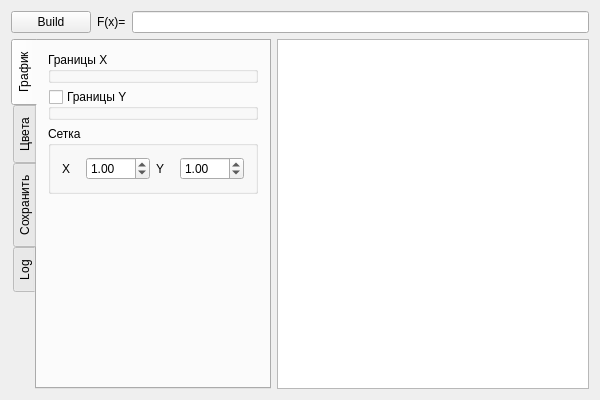
<?xml version="1.0" encoding="UTF-8"?>
<ui version="4.0">
 <class>QtGraph</class>
 <widget class="QWidget" name="QtGraph">
  <property name="geometry">
   <rect>
    <x>0</x>
    <y>0</y>
    <width>600</width>
    <height>400</height>
   </rect>
  </property>
  <property name="windowTitle">
   <string>QtGraph</string>
  </property>
  <layout class="QVBoxLayout" name="verticalLayout">
   <item>
    <layout class="QHBoxLayout" name="horizontalLayout">
     <item>
      <widget class="QPushButton" name="pbBuild">
       <property name="text">
        <string>Build</string>
       </property>
      </widget>
     </item>
     <item>
      <widget class="QLabel" name="labelFunc">
       <property name="text">
        <string>F(x)=</string>
       </property>
      </widget>
     </item>
     <item>
      <widget class="QLineEdit" name="edFunc"/>
     </item>
    </layout>
   </item>
   <item>
    <layout class="QHBoxLayout" name="horizontalLayout_2">
     <item>
      <widget class="QTabWidget" name="tabView">
       <property name="maximumSize">
        <size>
         <width>260</width>
         <height>16777215</height>
        </size>
       </property>
       <property name="tabPosition">
        <enum>QTabWidget::West</enum>
       </property>
       <property name="tabShape">
        <enum>QTabWidget::Rounded</enum>
       </property>
       <property name="currentIndex">
        <number>0</number>
       </property>
       <widget class="QWidget" name="tabPlotConf">
        <attribute name="title">
         <string>График</string>
        </attribute>
        <layout class="QVBoxLayout" name="verticalLayout_3">
         <item>
          <widget class="LimitsGroupBox" name="limitsX">
           <property name="title">
            <string>Границы X</string>
           </property>
          </widget>
         </item>
         <item>
          <widget class="LimitsGroupBox" name="limitsY">
           <property name="title">
            <string>Границы Y</string>
           </property>
           <property name="checkable">
            <bool>true</bool>
           </property>
           <property name="checked">
            <bool>false</bool>
           </property>
          </widget>
         </item>
         <item>
          <widget class="QGroupBox" name="gbGrid">
           <property name="title">
            <string>Сетка</string>
           </property>
           <layout class="QHBoxLayout" name="horizontalLayout_3">
            <item>
             <widget class="QLabel" name="lbGridX">
              <property name="text">
               <string>X</string>
              </property>
             </widget>
            </item>
            <item>
             <widget class="QDoubleSpinBox" name="sbGridX">
              <property name="correctionMode">
               <enum>QAbstractSpinBox::CorrectToNearestValue</enum>
              </property>
              <property name="minimum">
               <double>0.100000000000000</double>
              </property>
              <property name="maximum">
               <double>100.000000000000000</double>
              </property>
              <property name="value">
               <double>1.000000000000000</double>
              </property>
             </widget>
            </item>
            <item>
             <widget class="QLabel" name="lbGridY">
              <property name="text">
               <string>Y</string>
              </property>
             </widget>
            </item>
            <item>
             <widget class="QDoubleSpinBox" name="sbGridY">
              <property name="minimum">
               <double>0.100000000000000</double>
              </property>
              <property name="maximum">
               <double>100.000000000000000</double>
              </property>
              <property name="value">
               <double>1.000000000000000</double>
              </property>
             </widget>
            </item>
           </layout>
          </widget>
         </item>
         <item>
          <spacer name="verticalSpacer">
           <property name="orientation">
            <enum>Qt::Vertical</enum>
           </property>
           <property name="sizeHint" stdset="0">
            <size>
             <width>20</width>
             <height>40</height>
            </size>
           </property>
          </spacer>
         </item>
        </layout>
       </widget>
       <widget class="QWidget" name="tabColors">
        <attribute name="title">
         <string>Цвета</string>
        </attribute>
        <layout class="QFormLayout" name="formLayout">
         <item row="0" column="0">
          <widget class="QLabel" name="lbPlotColor">
           <property name="text">
            <string>График</string>
           </property>
          </widget>
         </item>
         <item row="0" column="1">
          <widget class="RColorPicker" name="cpPlot">
           <property name="text">
            <string>Color Picker</string>
           </property>
          </widget>
         </item>
         <item row="1" column="0">
          <widget class="QLabel" name="lbGridColor">
           <property name="text">
            <string>Сетка</string>
           </property>
          </widget>
         </item>
         <item row="2" column="0">
          <widget class="QLabel" name="lbAxesColor">
           <property name="text">
            <string>Оси </string>
           </property>
          </widget>
         </item>
         <item row="3" column="0">
          <widget class="QLabel" name="lbBackground">
           <property name="text">
            <string>Фон</string>
           </property>
          </widget>
         </item>
         <item row="1" column="1">
          <widget class="RColorPicker" name="cpGrid">
           <property name="text">
            <string>Color Picker</string>
           </property>
          </widget>
         </item>
         <item row="2" column="1">
          <widget class="RColorPicker" name="cpAxes">
           <property name="text">
            <string>Color Picker</string>
           </property>
          </widget>
         </item>
         <item row="3" column="1">
          <widget class="RColorPicker" name="cpBackground">
           <property name="text">
            <string>Color Picker</string>
           </property>
          </widget>
         </item>
        </layout>
       </widget>
       <widget class="QWidget" name="tabSave">
        <attribute name="title">
         <string>Сохранить</string>
        </attribute>
        <layout class="QVBoxLayout" name="verticalLayout_4">
         <item>
          <widget class="QPushButton" name="pbSave">
           <property name="text">
            <string>Сохранить</string>
           </property>
          </widget>
         </item>
         <item>
          <spacer name="verticalSpacer_2">
           <property name="orientation">
            <enum>Qt::Vertical</enum>
           </property>
           <property name="sizeHint" stdset="0">
            <size>
             <width>20</width>
             <height>40</height>
            </size>
           </property>
          </spacer>
         </item>
        </layout>
       </widget>
       <widget class="QWidget" name="tabLog">
        <attribute name="title">
         <string>Log</string>
        </attribute>
        <layout class="QVBoxLayout" name="verticalLayout_2">
         <item>
          <widget class="QTextEdit" name="teLog"/>
         </item>
        </layout>
       </widget>
      </widget>
     </item>
     <item>
      <widget class="QGraphicsView" name="graphView">
       <property name="verticalScrollBarPolicy">
        <enum>Qt::ScrollBarAlwaysOff</enum>
       </property>
       <property name="horizontalScrollBarPolicy">
        <enum>Qt::ScrollBarAlwaysOff</enum>
       </property>
       <property name="renderHints">
        <set>QPainter::Antialiasing|QPainter::HighQualityAntialiasing|QPainter::TextAntialiasing</set>
       </property>
      </widget>
     </item>
    </layout>
   </item>
  </layout>
 </widget>
 <layoutdefault spacing="6" margin="11"/>
 <customwidgets>
  <customwidget>
   <class>LimitsGroupBox</class>
   <extends>QGroupBox</extends>
   <header>limitsgroupbox.h</header>
   <container>1</container>
  </customwidget>
  <customwidget>
   <class>RColorPicker</class>
   <extends>QPushButton</extends>
   <header>rcolorpicker.h</header>
  </customwidget>
 </customwidgets>
 <resources/>
 <connections>
  <connection>
   <sender>edFunc</sender>
   <signal>returnPressed()</signal>
   <receiver>pbBuild</receiver>
   <slot>click()</slot>
   <hints>
    <hint type="sourcelabel">
     <x>366</x>
     <y>23</y>
    </hint>
    <hint type="destinationlabel">
     <x>52</x>
     <y>23</y>
    </hint>
   </hints>
  </connection>
 </connections>
</ui>
